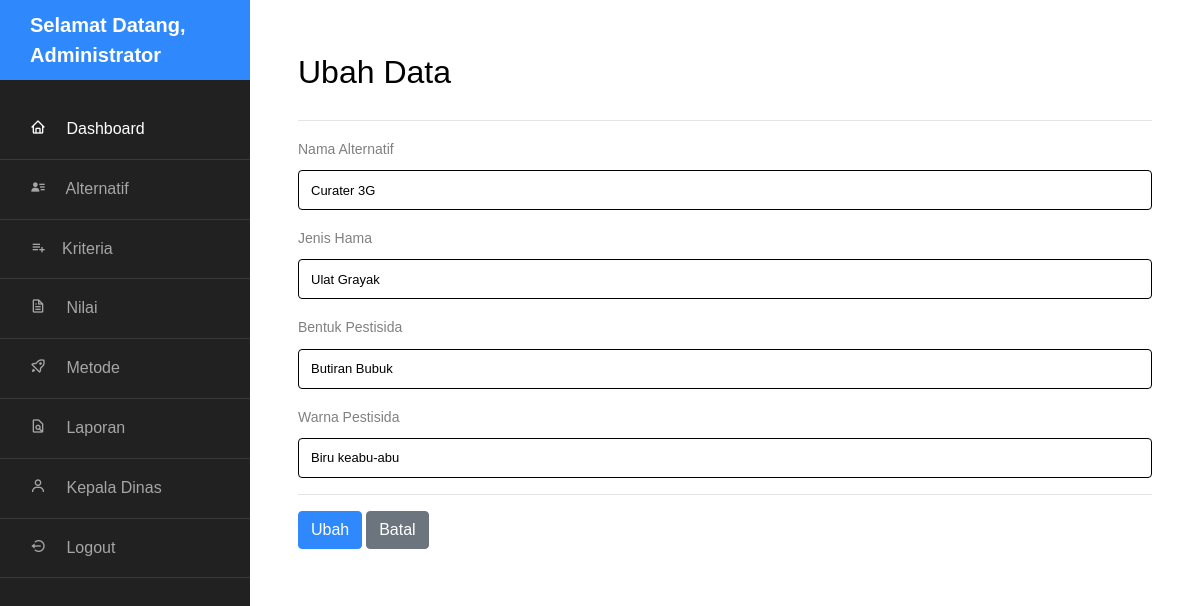
/admin/alternatif-ubah.php?id_alternatif=1 (signed in), run on the app's committed database.
### tables this page shows
CREATE TABLE `tbl_akun` (
  `id_akun` int NOT NULL,
  `nama_lengkap` varchar(50) NOT NULL,
  `username` varchar(50) NOT NULL,
  `password` varchar(30) NOT NULL,
  `role` enum('admin','kepala_dinas') NOT NULL DEFAULT 'admin'
);

CREATE TABLE `tbl_alternatif` (
  `id_alternatif` int NOT NULL,
  `nama_alternatif` varchar(50) NOT NULL,
  `jenis_hama` varchar(50) NOT NULL,
  `bentuk_pestisida` varchar(50) NOT NULL,
  `warna_pestisida` varchar(50) NOT NULL,
  `matriks_a` double NOT NULL,
  `matriks_b` double NOT NULL,
  `nilai_waspas` double NOT NULL,
  `rangking` int NOT NULL
);

### admin/alternatif-ubah.php (the view, shortened to what this page needs)
<?php
include "../assets/conn/config.php";
include "header.php";
?>
<h2 class="mb-4">Ubah Data</h2>
<hr>
<?php
$id_alternatif = $conn->real_escape_string($_GET['id_alternatif']);
$sql = "SELECT * FROM tbl_alternatif WHERE id_alternatif='$id_alternatif'";
$stm = $conn->query($sql);
$a = $stm->fetch_assoc();
?>
<form action="alternatif-ubah.php?aksi=ubah" method="post">
    <div class="form-group">
        <label>Nama Alternatif</label>
        <input type="text" name="nama_alternatif" class="form-control" value="<?= htmlspecialchars($a['nama_alternatif']) ?>" required>
    </div>
    <div class="form-group">
        <label>Jenis Hama</label>
        <input type="text" name="jenis_hama" class="form-control" value="<?= htmlspecialchars($a['jenis_hama']) ?>" required>
    </div>
    <div class="form-group">
        <label>Bentuk Pestisida</label>
        <input type="text" name="bentuk_pestisida" class="form-control" value="<?= htmlspecialchars($a['bentuk_pestisida']) ?>" required>
    </div>
    <div class="form-group">
        <label>Warna Pestisida</label>
        <input type="text" name="warna_pestisida" class="form-control" value="<?= htmlspecialchars($a['warna_pestisida']) ?>" required>
    </div>
    <hr>
    <input type="submit" value="Ubah" class="btn btn-primary">
    <a href="alternatif.php" class="btn btn-secondary">Batal</a>
</form>

### admin/header.php (shortened to what this page needs)
<?php
include "../assets/conn/config.php";
$query = "SELECT * FROM tbl_akun WHERE id_akun='$_SESSION[id_akun]'";
$stm = $conn->query($query);
$row = $stm->fetch_assoc();
?>
<!doctype html>
<html lang="en">
<head>
    <link rel="stylesheet" href="../assets/sidebar/css/style.css">
    <link href='https://unpkg.com/boxicons@2.1.4/css/boxicons.min.css' rel='stylesheet'>
</head>
<body>
    <div class="wrapper d-flex align-items-stretch">
        <nav id="sidebar">
            <div class="custom-menu">
                <button type="button" id="sidebarCollapse" class="btn btn-primary">
                </button>
            </div>
            <h1><a href="index.html" class="logo">Selamat Datang, <?= $row['nama_lengkap'] ?></a></h1>
            <ul class="list-unstyled components mb-5">
                <li class="active">
                    <a href="index.php"><i class="bx bx-home mr-3"></i> Dashboard</a>
                </li>
                <li>
                    <a href="alternatif.php"><i class='bx bxs-user-detail mr-3'></i> Alternatif</a>
                </li>
                <li>
                    <a href="kriteria.php"><i class='bx bx-list-plus mr-3'></i>Kriteria</a>
                </li>
                <li>
                    <a href="nilai.php"><i class='bx bx-file mr-3'></i> Nilai</a>
                </li>
                <li>
                    <a href="metode.php"><i class='bx bx-rocket mr-3'></i> Metode</a>
                </li>
                <li>
                    <a href="laporan.php" target="_blank"><i class='bx bx-file-find mr-3'></i> Laporan</a>
                </li>
                <li>
                <a href="form_kepala_dinas.php" target="_blank"><i class='bx bx-user mr-3'></i> Kepala Dinas</a>
                </li>
                <li>
                    <a href="logout.php"><i class='bx bx-log-out-circle mr-3'></i> Logout</a>
                </li>
            </ul>
        </nav>
        <div id="content" class="p-4 p-md-5 pt-5">
</body>
</html>

### admin/header.php (style rules this page uses)
.form-control { border: 1px solid; }

### data on the page
tbl_akun: nama_lengkap "Administrator"
tbl_alternatif: nama_alternatif "Curater 3G", jenis_hama "Ulat Grayak", bentuk_pestisida "Butiran Bubuk", warna_pestisida "Biru keabu-abu"
